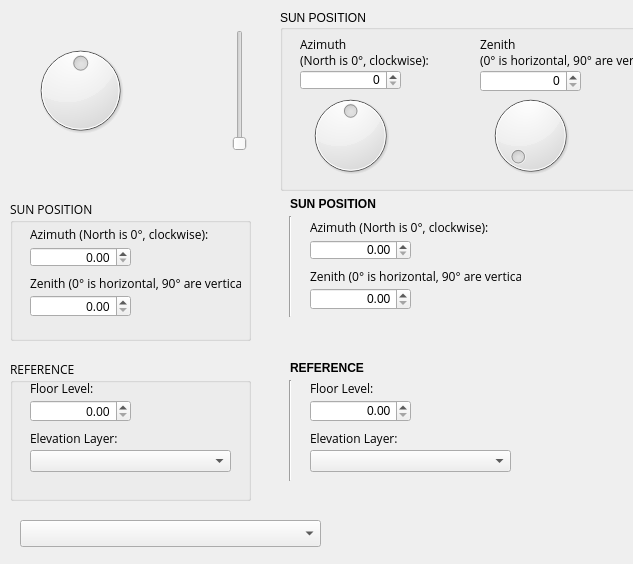
<?xml version="1.0" encoding="UTF-8"?>
<ui version="4.0">
 <class>ShadowTracerDialogBase</class>
 <widget class="QDialog" name="ShadowTracerDialogBase">
  <property name="geometry">
   <rect>
    <x>0</x>
    <y>0</y>
    <width>633</width>
    <height>564</height>
   </rect>
  </property>
  <property name="windowTitle">
   <string>Shadow Tracer</string>
  </property>
  <widget class="QDial" name="dial">
   <property name="geometry">
    <rect>
     <x>30</x>
     <y>30</y>
     <width>101</width>
     <height>121</height>
    </rect>
   </property>
   <property name="maximum">
    <number>359</number>
   </property>
   <property name="singleStep">
    <number>1</number>
   </property>
   <property name="pageStep">
    <number>0</number>
   </property>
   <property name="value">
    <number>180</number>
   </property>
   <property name="sliderPosition">
    <number>180</number>
   </property>
   <property name="orientation">
    <enum>Qt::Horizontal</enum>
   </property>
   <property name="invertedAppearance">
    <bool>false</bool>
   </property>
   <property name="invertedControls">
    <bool>false</bool>
   </property>
   <property name="wrapping">
    <bool>true</bool>
   </property>
   <property name="notchesVisible">
    <bool>false</bool>
   </property>
  </widget>
  <widget class="QSlider" name="verticalSlider">
   <property name="geometry">
    <rect>
     <x>230</x>
     <y>30</y>
     <width>20</width>
     <height>121</height>
    </rect>
   </property>
   <property name="maximum">
    <number>90</number>
   </property>
   <property name="singleStep">
    <number>1</number>
   </property>
   <property name="sliderPosition">
    <number>0</number>
   </property>
   <property name="orientation">
    <enum>Qt::Vertical</enum>
   </property>
  </widget>
  <widget class="QGroupBox" name="groupBox">
   <property name="geometry">
    <rect>
     <x>10</x>
     <y>200</y>
     <width>241</width>
     <height>141</height>
    </rect>
   </property>
   <property name="font">
    <font>
     <family>Open Sans</family>
     <weight>50</weight>
     <bold>false</bold>
     <strikeout>false</strikeout>
     <kerning>true</kerning>
    </font>
   </property>
   <property name="title">
    <string>SUN POSITION</string>
   </property>
   <widget class="QLabel" name="label_7">
    <property name="geometry">
     <rect>
      <x>20</x>
      <y>27</y>
      <width>201</width>
      <height>14</height>
     </rect>
    </property>
    <property name="font">
     <font>
      <family>Open Sans</family>
     </font>
    </property>
    <property name="text">
     <string>Azimuth (North is 0°, clockwise):</string>
    </property>
   </widget>
   <widget class="QLabel" name="label_8">
    <property name="geometry">
     <rect>
      <x>20</x>
      <y>75</y>
      <width>211</width>
      <height>16</height>
     </rect>
    </property>
    <property name="font">
     <font>
      <family>Open Sans</family>
     </font>
    </property>
    <property name="text">
     <string>Zenith (0° is horizontal, 90° are vertical):</string>
    </property>
   </widget>
   <widget class="QDoubleSpinBox" name="doubleSpinBox_4">
    <property name="geometry">
     <rect>
      <x>20</x>
      <y>95</y>
      <width>101</width>
      <height>22</height>
     </rect>
    </property>
    <property name="alignment">
     <set>Qt::AlignRight|Qt::AlignTrailing|Qt::AlignVCenter</set>
    </property>
    <property name="maximum">
     <double>90.000000000000000</double>
    </property>
   </widget>
   <widget class="QDoubleSpinBox" name="doubleSpinBox_5">
    <property name="geometry">
     <rect>
      <x>20</x>
      <y>47</y>
      <width>101</width>
      <height>20</height>
     </rect>
    </property>
    <property name="alignment">
     <set>Qt::AlignRight|Qt::AlignTrailing|Qt::AlignVCenter</set>
    </property>
    <property name="maximum">
     <double>360.000000000000000</double>
    </property>
   </widget>
  </widget>
  <widget class="QGroupBox" name="groupBox_2">
   <property name="geometry">
    <rect>
     <x>10</x>
     <y>360</y>
     <width>241</width>
     <height>141</height>
    </rect>
   </property>
   <property name="font">
    <font>
     <family>Open Sans</family>
     <weight>50</weight>
     <bold>false</bold>
    </font>
   </property>
   <property name="title">
    <string>REFERENCE</string>
   </property>
   <property name="flat">
    <bool>false</bool>
   </property>
   <widget class="QLabel" name="label_11">
    <property name="geometry">
     <rect>
      <x>20</x>
      <y>20</y>
      <width>211</width>
      <height>16</height>
     </rect>
    </property>
    <property name="font">
     <font>
      <family>Open Sans</family>
     </font>
    </property>
    <property name="text">
     <string>Floor Level:</string>
    </property>
   </widget>
   <widget class="QDoubleSpinBox" name="doubleSpinBox_8">
    <property name="geometry">
     <rect>
      <x>20</x>
      <y>40</y>
      <width>101</width>
      <height>22</height>
     </rect>
    </property>
    <property name="alignment">
     <set>Qt::AlignRight|Qt::AlignTrailing|Qt::AlignVCenter</set>
    </property>
    <property name="maximum">
     <double>90.000000000000000</double>
    </property>
   </widget>
   <widget class="QLabel" name="label_12">
    <property name="geometry">
     <rect>
      <x>20</x>
      <y>70</y>
      <width>201</width>
      <height>16</height>
     </rect>
    </property>
    <property name="font">
     <font>
      <family>Open Sans</family>
     </font>
    </property>
    <property name="text">
     <string>Elevation Layer:</string>
    </property>
   </widget>
   <widget class="QComboBox" name="comboBox_2">
    <property name="geometry">
     <rect>
      <x>20</x>
      <y>90</y>
      <width>201</width>
      <height>22</height>
     </rect>
    </property>
   </widget>
  </widget>
  <widget class="QLabel" name="label_6">
   <property name="geometry">
    <rect>
     <x>310</x>
     <y>380</y>
     <width>211</width>
     <height>16</height>
    </rect>
   </property>
   <property name="font">
    <font>
     <family>Open Sans</family>
    </font>
   </property>
   <property name="text">
    <string>Floor Level:</string>
   </property>
  </widget>
  <widget class="QDoubleSpinBox" name="doubleSpinBox_3">
   <property name="geometry">
    <rect>
     <x>310</x>
     <y>400</y>
     <width>101</width>
     <height>22</height>
    </rect>
   </property>
   <property name="alignment">
    <set>Qt::AlignRight|Qt::AlignTrailing|Qt::AlignVCenter</set>
   </property>
   <property name="maximum">
    <double>90.000000000000000</double>
   </property>
  </widget>
  <widget class="QLabel" name="label_5">
   <property name="geometry">
    <rect>
     <x>310</x>
     <y>430</y>
     <width>201</width>
     <height>16</height>
    </rect>
   </property>
   <property name="font">
    <font>
     <family>Open Sans</family>
    </font>
   </property>
   <property name="text">
    <string>Elevation Layer:</string>
   </property>
  </widget>
  <widget class="QComboBox" name="comboBox">
   <property name="geometry">
    <rect>
     <x>310</x>
     <y>450</y>
     <width>201</width>
     <height>22</height>
    </rect>
   </property>
  </widget>
  <widget class="Line" name="line_2">
   <property name="geometry">
    <rect>
     <x>280</x>
     <y>380</y>
     <width>20</width>
     <height>101</height>
    </rect>
   </property>
   <property name="orientation">
    <enum>Qt::Vertical</enum>
   </property>
  </widget>
  <widget class="QLabel" name="label_4">
   <property name="geometry">
    <rect>
     <x>290</x>
     <y>360</y>
     <width>111</width>
     <height>16</height>
    </rect>
   </property>
   <property name="font">
    <font>
     <pointsize>9</pointsize>
     <weight>75</weight>
     <bold>true</bold>
    </font>
   </property>
   <property name="text">
    <string>REFERENCE</string>
   </property>
  </widget>
  <widget class="QLabel" name="label_3">
   <property name="geometry">
    <rect>
     <x>290</x>
     <y>196</y>
     <width>111</width>
     <height>16</height>
    </rect>
   </property>
   <property name="font">
    <font>
     <pointsize>9</pointsize>
     <weight>75</weight>
     <bold>true</bold>
    </font>
   </property>
   <property name="text">
    <string>SUN POSITION</string>
   </property>
  </widget>
  <widget class="QLabel" name="label">
   <property name="geometry">
    <rect>
     <x>310</x>
     <y>220</y>
     <width>201</width>
     <height>14</height>
    </rect>
   </property>
   <property name="font">
    <font>
     <family>Open Sans</family>
    </font>
   </property>
   <property name="text">
    <string>Azimuth (North is 0°, clockwise):</string>
   </property>
  </widget>
  <widget class="QLabel" name="label_2">
   <property name="geometry">
    <rect>
     <x>310</x>
     <y>268</y>
     <width>211</width>
     <height>16</height>
    </rect>
   </property>
   <property name="font">
    <font>
     <family>Open Sans</family>
    </font>
   </property>
   <property name="text">
    <string>Zenith (0° is horizontal, 90° are vertical):</string>
   </property>
  </widget>
  <widget class="QDoubleSpinBox" name="doubleSpinBox">
   <property name="geometry">
    <rect>
     <x>310</x>
     <y>288</y>
     <width>101</width>
     <height>22</height>
    </rect>
   </property>
   <property name="alignment">
    <set>Qt::AlignRight|Qt::AlignTrailing|Qt::AlignVCenter</set>
   </property>
   <property name="maximum">
    <double>90.000000000000000</double>
   </property>
  </widget>
  <widget class="Line" name="line">
   <property name="geometry">
    <rect>
     <x>280</x>
     <y>216</y>
     <width>20</width>
     <height>101</height>
    </rect>
   </property>
   <property name="orientation">
    <enum>Qt::Vertical</enum>
   </property>
  </widget>
  <widget class="QDoubleSpinBox" name="doubleSpinBox_2">
   <property name="geometry">
    <rect>
     <x>310</x>
     <y>240</y>
     <width>101</width>
     <height>20</height>
    </rect>
   </property>
   <property name="alignment">
    <set>Qt::AlignRight|Qt::AlignTrailing|Qt::AlignVCenter</set>
   </property>
   <property name="maximum">
    <double>360.000000000000000</double>
   </property>
  </widget>
  <widget class="QGroupBox" name="groupBox_3">
   <property name="geometry">
    <rect>
     <x>280</x>
     <y>10</y>
     <width>391</width>
     <height>181</height>
    </rect>
   </property>
   <property name="font">
    <font>
     <weight>50</weight>
     <bold>false</bold>
    </font>
   </property>
   <property name="title">
    <string>SUN POSITION</string>
   </property>
   <widget class="QLabel" name="label_9">
    <property name="geometry">
     <rect>
      <x>20</x>
      <y>27</y>
      <width>201</width>
      <height>31</height>
     </rect>
    </property>
    <property name="font">
     <font>
      <family>Open Sans</family>
     </font>
    </property>
    <property name="text">
     <string>Azimuth 
(North is 0°, clockwise):</string>
    </property>
   </widget>
   <widget class="QLabel" name="label_10">
    <property name="geometry">
     <rect>
      <x>200</x>
      <y>27</y>
      <width>211</width>
      <height>31</height>
     </rect>
    </property>
    <property name="font">
     <font>
      <family>Open Sans</family>
     </font>
    </property>
    <property name="text">
     <string>Zenith 
(0° is horizontal, 90° are vertical):</string>
    </property>
   </widget>
   <widget class="QSpinBox" name="spinBox_4">
    <property name="geometry">
     <rect>
      <x>200</x>
      <y>60</y>
      <width>101</width>
      <height>22</height>
     </rect>
    </property>
    <property name="alignment">
     <set>Qt::AlignRight|Qt::AlignTrailing|Qt::AlignVCenter</set>
    </property>
    <property name="maximum">
     <number>90</number>
    </property>
   </widget>
   <widget class="QSpinBox" name="spinBox_5">
    <property name="geometry">
     <rect>
      <x>20</x>
      <y>60</y>
      <width>101</width>
      <height>20</height>
     </rect>
    </property>
    <property name="alignment">
     <set>Qt::AlignRight|Qt::AlignTrailing|Qt::AlignVCenter</set>
    </property>
    <property name="maximum">
     <number>360</number>
    </property>
    <property name="displayIntegerBase">
     <number>10</number>
    </property>
   </widget>
   <widget class="QDial" name="dial_2">
    <property name="geometry">
     <rect>
      <x>20</x>
      <y>80</y>
      <width>101</width>
      <height>91</height>
     </rect>
    </property>
    <property name="maximum">
     <number>359</number>
    </property>
    <property name="singleStep">
     <number>1</number>
    </property>
    <property name="pageStep">
     <number>0</number>
    </property>
    <property name="value">
     <number>180</number>
    </property>
    <property name="sliderPosition">
     <number>180</number>
    </property>
    <property name="orientation">
     <enum>Qt::Horizontal</enum>
    </property>
    <property name="invertedAppearance">
     <bool>false</bool>
    </property>
    <property name="invertedControls">
     <bool>false</bool>
    </property>
    <property name="wrapping">
     <bool>true</bool>
    </property>
    <property name="notchesVisible">
     <bool>false</bool>
    </property>
   </widget>
   <widget class="QDial" name="dial_3">
    <property name="geometry">
     <rect>
      <x>200</x>
      <y>80</y>
      <width>101</width>
      <height>91</height>
     </rect>
    </property>
    <property name="minimum">
     <number>90</number>
    </property>
    <property name="maximum">
     <number>270</number>
    </property>
    <property name="singleStep">
     <number>1</number>
    </property>
    <property name="pageStep">
     <number>0</number>
    </property>
    <property name="value">
     <number>90</number>
    </property>
    <property name="sliderPosition">
     <number>90</number>
    </property>
    <property name="orientation">
     <enum>Qt::Horizontal</enum>
    </property>
    <property name="invertedAppearance">
     <bool>false</bool>
    </property>
    <property name="invertedControls">
     <bool>false</bool>
    </property>
    <property name="wrapping">
     <bool>false</bool>
    </property>
    <property name="notchTarget">
     <double>90.000000000000000</double>
    </property>
    <property name="notchesVisible">
     <bool>false</bool>
    </property>
   </widget>
  </widget>
  <widget class="QgsMapLayerComboBox" name="mMapLayerCombo">
   <property name="geometry">
    <rect>
     <x>20</x>
     <y>520</y>
     <width>301</width>
     <height>27</height>
    </rect>
   </property>
   <property name="filters">
    <set>QgsMapLayerProxyModel::RasterLayer</set>
   </property>
  </widget>
 </widget>
 <customwidgets>
  <customwidget>
   <class>QgsMapLayerComboBox</class>
   <extends>QComboBox</extends>
   <header>qgsmaplayercombobox.h</header>
  </customwidget>
 </customwidgets>
 <resources/>
 <connections/>
</ui>
